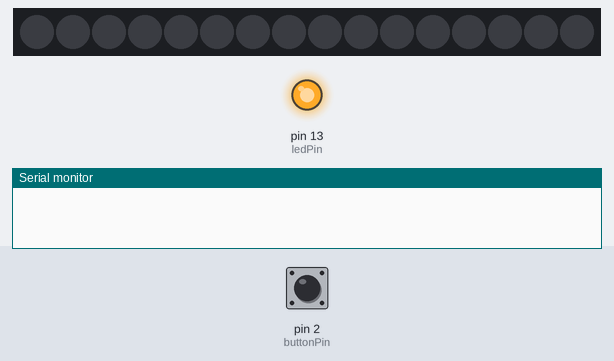
Bench run of a sketch on a simulated Arduino Uno, built with avr-gcc and run on an emulated ATmega328P. Shown: 16 RGB LEDs in strip order, left to right, output pins drawn as LEDs (lit = HIGH), the last lines printed to the serial monitor. Inputs (shaded band) come from the test bench; at power-on: pin 2 (buttonPin) LOW.

Above: at 1.2 s.
1.3 s: pin 2 (buttonPin) pulled HIGH for 0.15 s
At 2.2 s:
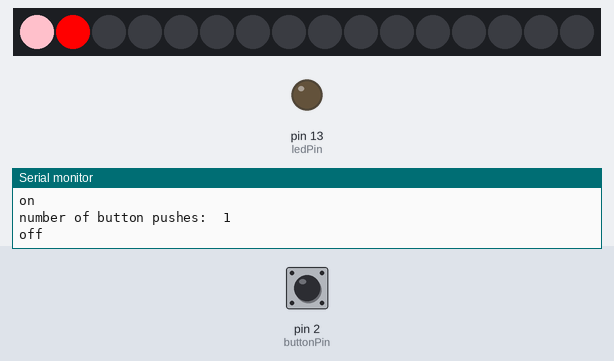
2.9 s: pin 2 (buttonPin) pulled HIGH for 1 s
5.4 s: pin 2 (buttonPin) pulled HIGH for 0.15 s
At 6.5 s:
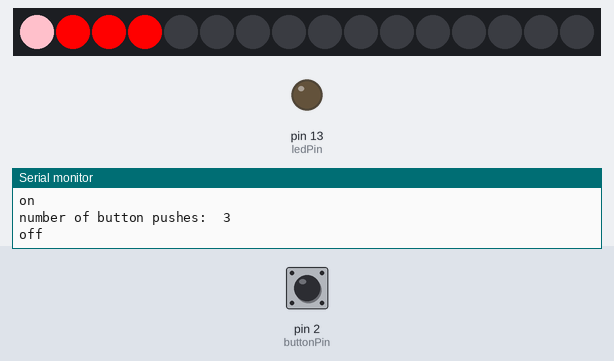
7.0 s: pin 2 (buttonPin) pulled HIGH for 3.2 s
At 7.7 s:
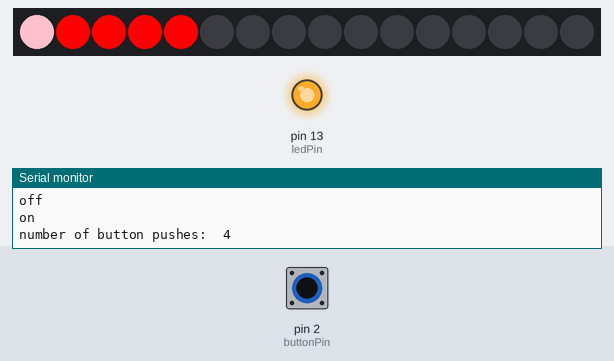
Timing chart, 0 to 10.0 s (numbered marks = the images above; inputs shaded):
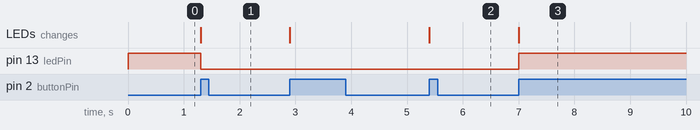

The sketch:

tira_led_push_state.ino
```cpp
#include "FastLED.h"

#define NUM_LEDS 16
#define DATA_PIN 4

CRGB leds[NUM_LEDS];

// this constant won't change:
const int  buttonPin = 2;    // the pin that the pushbutton is attached to
const int ledPin = 13;       // the pin that the LED is attached to

// Variables will change:
int buttonPushCounter = 0;   // counter for the number of button presses
int buttonState = 0;         // current state of the button
int lastButtonState = 0;     // previous state of the button

void setup() {
  FastLED.addLeds<NEOPIXEL, DATA_PIN>(leds, NUM_LEDS);
  // initialize the button pin as a input:
  pinMode(buttonPin, INPUT);
  // initialize the LED as an output:
  pinMode(ledPin, OUTPUT);
  // initialize serial communication:
  Serial.begin(9600);
}


void loop() {
  // read the pushbutton input pin:

  buttonState = digitalRead(buttonPin);


  // compare the buttonState to its previous state
  if (buttonState != lastButtonState) {
    // if the state has changed, increment the counter
    if (buttonState == HIGH) {
      // if the current state is HIGH then the button
      // wend from off to on:
      buttonPushCounter++;
      leds[buttonPushCounter] = CRGB::Red;
      FastLED.show();
      Serial.println("on");
      Serial.print("number of button pushes:  ");
      Serial.println(buttonPushCounter);
    }
    else {
      // if the current state is LOW then the button
      // wend from on to off:
      Serial.println("off");
    }
  }
  // save the current state as the last state,
  //for next time through the loop
  lastButtonState = buttonState;


  // turns on the LED every four button pushes by
  // checking the modulo of the button push counter.
  // the modulo function gives you the remainder of
  // the division of two numbers:
  if (buttonPushCounter == 15){
    Serial.print("16");
    for(int i = 0; i < NUM_LEDS; i++) {
		// Set the i'th led to red
		leds[i] = CRGB::Black;
		// Show the leds
		FastLED.show();
		// now that we've shown the leds, reset the i'th led to black
		//leds[i] = CRGB::Black;
		// Wait a little bit before we loop around and do it again
		delay(100);
	}
    buttonPushCounter = 0;
  }
  if (buttonPushCounter % 4 == 0) {
    leds[buttonPushCounter] = CRGB::Pink;
    digitalWrite(ledPin, HIGH);
  } else {
   digitalWrite(ledPin, LOW);
  }

}
```

Measured:
- after the input at 1.3 s, pin 13 (ledPin): HIGH → LOW at once; the LEDs: change at once (image 1)
- after the input at 5.4 s, the LEDs: change at once (image 2)
- after the input at 7.0 s, pin 13 (ledPin): LOW → HIGH at once; the LEDs: change at once (image 3)
